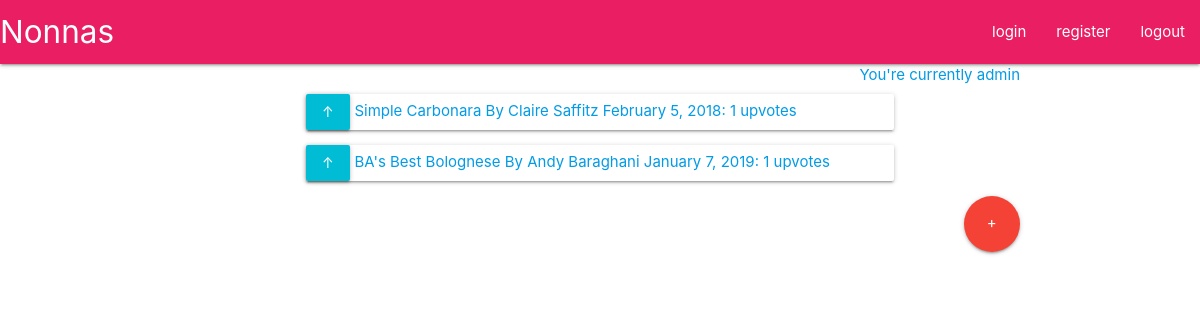
/nonnas/ (signed in), run on the app's committed database.
### nonnas/models.py (models this page shows, shortened)
class Post(models.Model):
    title = models.CharField(max_length=200)
    content = models.TextField()
    votes = models.IntegerField(default=1, editable=False)

### nonnas/views.py (the view)
# urls.py: path('', views.homepage, name="homepage"),
def homepage(request):
    if request.user.is_authenticated:
        user=request.user.username
    else:
        user="Not logged in."
    if request.method == 'POST':
        post = get_object_or_404(Post, pk=request.POST['post'])
        post.votes += 1
        post.save()
    post_list = list(Post.objects.all())
    post_list = sorted(post_list, key=lambda x: x.votes, reverse=True)
    context = {'post_list': post_list, 'user': user}
    return render(request, 'nonnas/homepage.html', context)

### nonnas/templates/nonnas/homepage.html (shortened to what this page needs)
{% extends 'nonnas/header.html' %}
{% block content %}
	<a class="right">You're currently {{ user }} </a>
	<br>
	<div class="container">
		{% for post in post_list %}
		<form action="" method="POST">
			<div class="card">
				<button type="submit" class="cyan waves-effect wave-light btn"  name="post" id="post"  value="{{ post.id }}">↑</button>
				<a href="/nonnas/{{ post.id }}/"> {{ post.title }}: {{ post.votes }} upvotes</a>
			</div>
		</form>
		{% endfor %}
	</div>
	<a href="/nonnas/new_post/" class="btn-floating btn-large waves-effect waves-light red right">+</a>
{% endblock %}

### data on the page
Post: {{ post.id }} 7 (drawn), title "Simple Carbonara By Claire Saffitz February 5, 2018", votes "1"
Post: {{ post.id }} 8 (drawn), title "BA's Best Bolognese By Andy Baraghani January 7, 2019", votes "1"

### other printed values
{{ user }} "admin"
